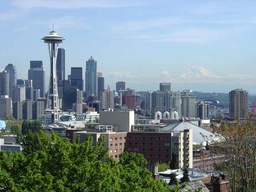
#> input picture Seattle.jpg, 256 x 192 px, shrunk from 800 x 600 before the run
$ python GaussianBlurImage.py
#> lines starting #> are read from the running program, lines starting #| are printed output that depends on the picture
import numpy as np

import matplotlib.pyplot as plt

#import matplotlib

import matplotlib.image as mpimg

import numpy as np

from PIL import Image

import math

#import imageio here to use imread and imwrite since SciPy is not supported

import imageio

import time

#to return the number of seconds passed since epoch.


#supplemental functions


#starting by implementing convolution function focusing on kernel of the original image

def ConvolutionFunction(OriginalImage, Kernel):

    #the image.shape[0] of the original image represents its height

    ImageHeight = OriginalImage.shape[0]

    #the image.shape[1] of the original image represents its width

    ImageWidth = OriginalImage.shape[1]

    #since kernel here represents a small 2d matrix to blur the original image

    #We represents Kernel.shape[0] as its height, and Kernel.shape[1] as its width

    KernelHeight = Kernel.shape[0]

    KernelWidth =  Kernel.shape[1]

    #pad numpy arrays within the image

    #we consider OriginalImage as an array

    #if the grayscale image gives three element as the number of channels.


    if(len(OriginalImage.shape) == 3):

        PaddedImage = np.pad(OriginalImage, pad_width = ((KernelHeight // 2, KernelHeight // 2),
        (KernelWidth//2, KernelWidth//2), (0,0)), mode='constant', constant_values=0).astype(np.float32)


        #if the grayscale image gives two element as the number of channels.


    elif (len(OriginalImage.shape) == 2):

        PaddedImage = np.pad(OriginalImage, pad_width = (( KernelHeight // 2,  KernelHeight // 2),
            (KernelWidth//2, KernelWidth//2)), mode='constant', constant_values=0).astype(np.float32)


    #floor division result quotient of Kernel height and width divides by 2

    height = KernelHeight // 2

    width = KernelWidth // 2


    #initialize a new array of given shape and type, filled with zeros from padded image

    ConvolvedImage = np.zeros(PaddedImage.shape)

    #sum = 0

    #iterate the image convolution as 2d array as well

    for i in range(height, PaddedImage.shape[0] - height):

        for j in range(width, PaddedImage.shape[1] - width):


            #2D matrix indexes

            x = PaddedImage[i - height:i-height + KernelHeight, j-width:j-width + KernelWidth]

            #use flaten() to return a copy of the array collapsed into one dimension.

            x = x.flatten() * Kernel.flatten()

            #pass the sum of the array elements into the convolved image matrix

            ConvolvedImage[i][j] = x.sum()

    #assign endpoints of height and width in the 2D matrix

    HeightEndPoint = -height

    WidthEndPoint  = -width

    #when there is no height, return [height, width = width end point]

    if(height == 0):

        return ConvolvedImage[height:, width : WidthEndPoint]

    #when there is no width, return [height = height end point, width ]

    if(width  == 0):

        return ConvolvedImage[height: HeightEndPoint, width:]

    #return the convolved image

    return ConvolvedImage[height: HeightEndPoint,  width: WidthEndPoint]


#2D Gaussian filter implementation

def Filter(sigma):

    #assign the size of filter

    FilterSize = 2 * int(4 * sigma + 0.5) + 1

    #initialize Gaussian filter

    GaussianFilter = np.zeros((FilterSize, FilterSize), np.float32)

    #initialize the filter range

    a = FilterSize // 2

    b = FilterSize // 2

    for m in range(-a, a + 1):

        for n in range(-b, b + 1):

            #get the area of the circle in the radius of sigma

            m1 = 2 * np.pi*(sigma**2)

            #get exponential of (m^2+n^2)/2sigma^2)

            m2 = np.exp(-(m**2 + n**2)/(2* sigma**2))

            GaussianFilter[m + a, n + b] = (1/m1)*m2

    #return the filter array

    return GaussianFilter


#GaussianBlurImage function implementation

def GaussianBlurImage(image, sigma):

    #open the original image

    image = Image.open(image)

    #Convert the input image to a 2D array.

    image = np.asarray(image)


    FilterSize = 2 * int(4 * sigma + 0.5) + 1

    #initialize an empty filter

    GaussianFilter = np.zeros((FilterSize, FilterSize), np.float32)


    m = FilterSize //2

    n = FilterSize //2

    #execute the 2D Gaussian filter process

    for x in range(-m, m+1):

        for y in range(-n, n+1):

            x1 = 2*np.pi*(sigma**2)

            x2 = np.exp(-(x**2 + y**2)/(2* sigma**2))

            GaussianFilter[x+m, y+n] = (1/x1)*x2


    #Return an array of zeros with the same shape and type as a given array.

    FilteredImage = np.zeros_like(image, dtype = np.float32)

    #in the 3 degrees/channels, call the convolution method to blur image here

    for k in range(3):

        FilteredImage[:, :, k] = ConvolutionFunction(image[:, :, k], GaussianFilter )

    return (FilteredImage.astype(np.uint8))


#Driver/Testing codes


im = Image.open('Seattle.jpg')
#> im is the input picture: PIL image 256x192 RGB; mean R, G, B 123.8, 140.8, 147

#show image

plt.imshow(im)


#Required test:

#Gaussian blur the image ”Seattle.jpg” with a sigma of 4.0, and save as ”1.png”.


a = GaussianBlurImage('Seattle.jpg', 4.0)
#> after the loop in GaussianBlurImage, `for k in range(3):`:
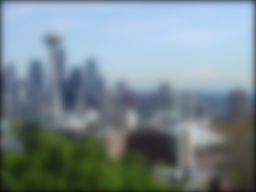
#> FilteredImage: shape (192, 256, 3) float32; mean R, G, B 120.3, 136.8, 142.8

plt.imshow(a)

plt.imsave('1.png',a)


#extra tests:


#try sigma = 2.0

b = GaussianBlurImage('Seattle.jpg', 2.0)
#> call 2 of GaussianBlurImage, with image = 'Seattle.jpg', sigma = 2
#> the loop in GaussianBlurImage (call 2), `for k in range(3): ` made 3 passes
#> pass 1, in ConvolutionFunction (call 4), `PaddedImage = np.pad(OriginalImage, pad_width = (( KernelHeight // 2, ..`:
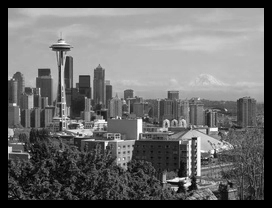
#> PaddedImage: shape (208, 272) float32; min 0, max 255, mean 107.6
#> after the loop in GaussianBlurImage (call 2), `for k in range(3):`:
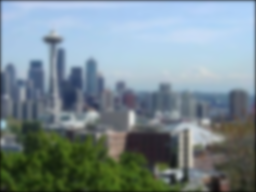
#> FilteredImage: shape (192, 256, 3) float32; mean R, G, B 122.1, 138.8, 144.9

plt.imshow(b)

plt.imsave('SigmaIs2.png',b)


#try sigma = 8.0

c = GaussianBlurImage('Seattle.jpg', 8.0)
#> call 3 of GaussianBlurImage, with image = 'Seattle.jpg', sigma = 8
#> the loop in GaussianBlurImage (call 3), `for k in range(3): ` made 3 passes
#> pass 1, in ConvolutionFunction (call 7), `PaddedImage = np.pad(OriginalImage, pad_width = (( KernelHeight // 2, ..`:
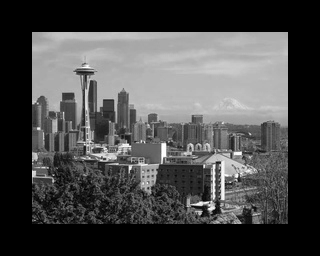
#> PaddedImage: shape (256, 320) float32; min 0, max 255, mean 74.3
#> after the loop in GaussianBlurImage (call 3), `for k in range(3):`:
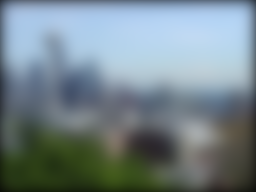
#> FilteredImage: shape (192, 256, 3) float32; mean R, G, B 116.9, 132.8, 138.8

plt.imshow(c)

plt.imsave('SigmaIs8.png',c)


#try sigma = 32

d = GaussianBlurImage('Seattle.jpg', 32.0)
#> call 4 of GaussianBlurImage, with image = 'Seattle.jpg', sigma = 32
#> the loop in GaussianBlurImage (call 4), `for k in range(3): ` made 3 passes
#> pass 1, in ConvolutionFunction (call 10), `PaddedImage = np.pad(OriginalImage, pad_width = (( KernelHeight // 2, ..`:
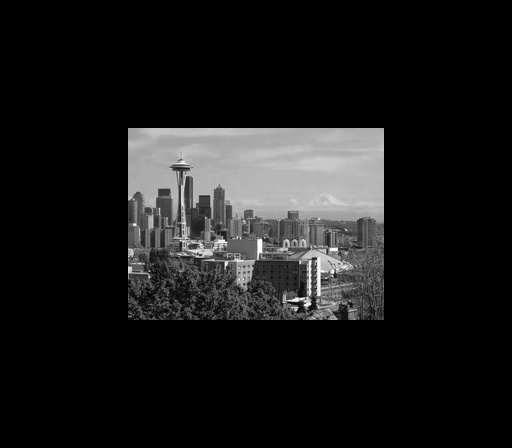
#> PaddedImage: shape (448, 512) float32; min 0, max 255, mean 26.5
#> after the loop in GaussianBlurImage (call 4), `for k in range(3):`:
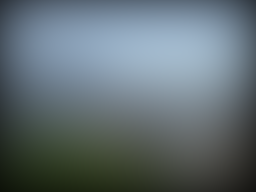
#> FilteredImage: shape (192, 256, 3) float32; mean R, G, B 97.2, 110.1, 115.4

plt.imshow(d)

plt.imsave('SigmaIs32.png',d)
